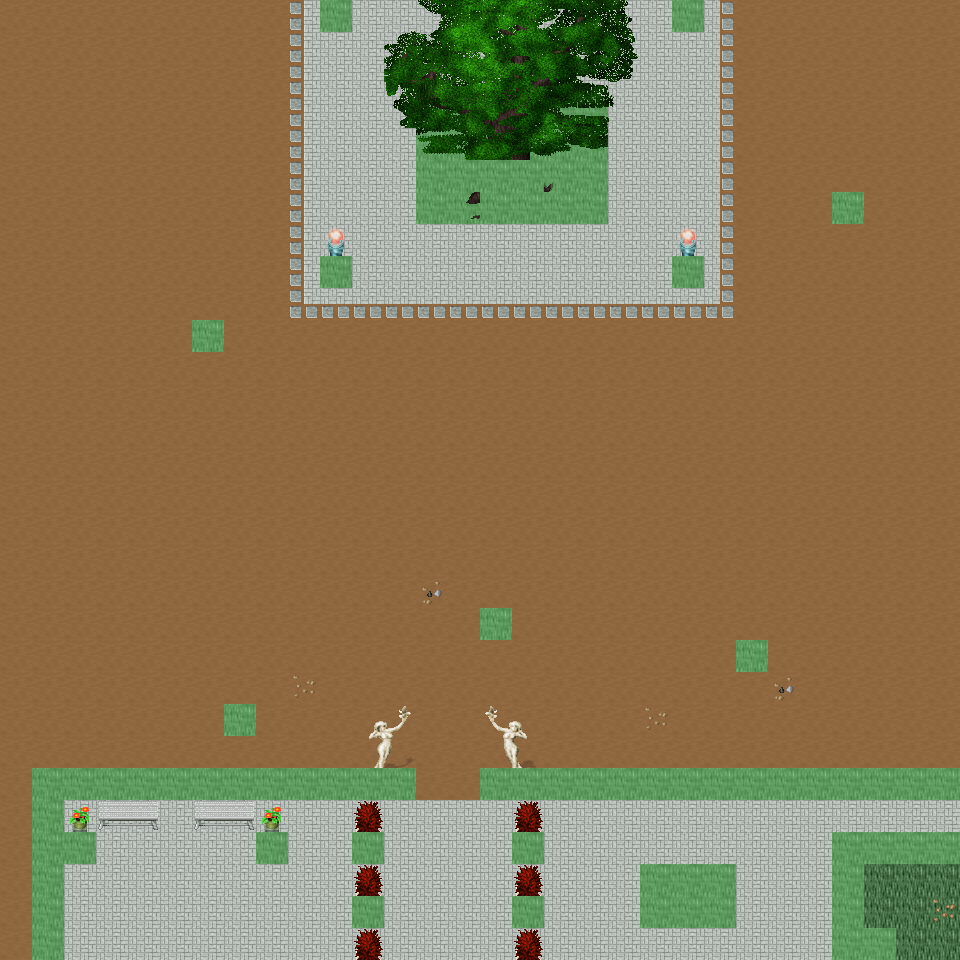

Rendered tile map (Tiled .tmx) drawn with the repository's tilesets; below, a short description and the map source with its tile grids summarised:
An orthogonal 30x30 tile map with 32x32 px tiles, 6 tile layers (Ground, Object, Object2, Above, ...), 37 tilesets and 9 objects (9x mapExit).

<map version="1.0" orientation="orthogonal" renderorder="right-down" width="30" height="30" tilewidth="32" tileheight="32" nextobjectid="10">
  <tileset firstgid="1" name="tileset_ground_ground" tilewidth="32" tileheight="32" tilecount="33" columns="3">
    <image source="../drawable/tileset_ground_ground.png" width="96" height="352" />
  </tileset>
  <tileset firstgid="34" name="tileset_ground_ridge_earth_dark" tilewidth="32" tileheight="32" tilecount="96" columns="12">
    <image source="../drawable/tileset_ground_ridge_earth_dark.png" width="384" height="256" />
  </tileset>
  <tileset firstgid="130" name="tileset_logic_collision" tilewidth="32" tileheight="32" tilecount="1" columns="1">
    <image source="../drawable/tileset_logic_collision.png" width="32" height="32" />
  </tileset>
  <tileset firstgid="131" name="tileset_logic_portal" tilewidth="32" tileheight="32" tilecount="24" columns="8">
    <image source="../drawable/tileset_logic_portal.png" width="256" height="96" />
  </tileset>
  <tileset firstgid="155" name="tileset_building_fence_fence_chunky" tilewidth="32" tileheight="32" tilecount="21" columns="3">
    <image source="../drawable/tileset_building_fence_fence_chunky.png" width="96" height="224" />
  </tileset>
  <tileset firstgid="176" name="tileset_item_statue_girl_with_bird" tilewidth="32" tileheight="32" tilecount="12" columns="4">
    <image source="../drawable/tileset_item_statue_girl_with_bird.png" width="128" height="96" />
  </tileset>
  <tileset firstgid="188" name="tileset_plant_bush_hosta" tilewidth="32" tileheight="32" tilecount="9" columns="3">
    <image source="../drawable/tileset_plant_bush_hosta.png" width="96" height="96" />
  </tileset>
  <tileset firstgid="197" name="tileset_logic_item_sheepfood" tilewidth="32" tileheight="32" tilecount="1" columns="1">
    <image source="../drawable/tileset_logic_item_sheepfood.png" width="32" height="32" />
  </tileset>
  <tileset firstgid="198" name="tileset_ground_rock_rocks_3" tilewidth="32" tileheight="32" tilecount="16" columns="4">
    <image source="../drawable/tileset_ground_rock_rocks_3.png" width="128" height="128" />
  </tileset>
  <tileset firstgid="214" name="tileset_item_statue_crystal_statues" tilewidth="32" tileheight="32" tilecount="12" columns="6">
    <image source="../drawable/tileset_item_statue_crystal_statues.png" width="192" height="64" />
  </tileset>
  <tileset firstgid="226" name="tileset_plant_tree_maple_tree" tilewidth="32" tileheight="32" tilecount="72" columns="8">
    <image source="../drawable/tileset_plant_tree_maple_tree.png" width="256" height="288" />
  </tileset>
  <tileset firstgid="298" name="tileset_plant_stump_small_stump" tilewidth="32" tileheight="32" tilecount="4" columns="2">
    <image source="../drawable/tileset_plant_stump_small_stump.png" width="64" height="64" />
  </tileset>
  <tileset firstgid="302" name="tileset_item_statue_plants_potted_stone" tilewidth="32" tileheight="32" tilecount="6" columns="3">
    <image source="../drawable/tileset_item_statue_plants_potted_stone.png" width="96" height="64" />
  </tileset>
  <tileset firstgid="308" name="tileset_logic_creature_sheep" tilewidth="32" tileheight="32" tilecount="1" columns="1">
    <image source="../drawable/tileset_logic_creature_sheep.png" width="32" height="32" />
  </tileset>
  <tileset firstgid="309" name="tileset_furniture_chair_bench_white" tilewidth="32" tileheight="32" tilecount="8" columns="2">
    <image source="../drawable/tileset_furniture_chair_bench_white.png" width="64" height="128" />
  </tileset>
  <tileset firstgid="317" name="tileset_furniture_sink_dark_side_on" tilewidth="32" tileheight="32" tilecount="6" columns="3">
    <image source="../drawable/tileset_furniture_sink_dark_side_on.png" width="96" height="64" />
  </tileset>
  <tileset firstgid="323" name="tileset_object_birds" tilewidth="32" tileheight="32" tilecount="4" columns="2">
    <image source="../drawable/tileset_object_birds.png" width="64" height="64" />
  </tileset>
  <tileset firstgid="327" name="tileset_logic_creature_animal" tilewidth="32" tileheight="32" tilecount="32" columns="8">
    <image source="../drawable/tileset_logic_creature_animal.png" width="256" height="128" />
  </tileset>
  <tileset firstgid="359" name="tileset_ground_earth_edges" tilewidth="32" tileheight="32" tilecount="18" columns="6">
    <image source="../drawable/tileset_ground_earth_edges.png" width="192" height="96" />
  </tileset>
  <tileset firstgid="377" name="tileset_ground_grass_corners" tilewidth="32" tileheight="32" tilecount="24" columns="6">
    <image source="../drawable/tileset_ground_grass_corners.png" width="192" height="128" />
  </tileset>
  <tileset firstgid="401" name="tileset_building_stairs_stairs_grey" tilewidth="32" tileheight="32" tilecount="6" columns="3">
    <image source="../drawable/tileset_building_stairs_stairs_grey.png" width="96" height="64" />
  </tileset>
  <tileset firstgid="407" name="tileset_logic_creature_ent" tilewidth="32" tileheight="32" tilecount="4" columns="4">
    <image source="../drawable/tileset_logic_creature_ent.png" width="128" height="32" />
  </tileset>
  <tileset firstgid="411" name="tileset_plant_tree_pine_tree" tilewidth="32" tileheight="32" tilecount="20" columns="4">
    <image source="../drawable/tileset_plant_tree_pine_tree.png" width="128" height="160" />
  </tileset>
  <tileset firstgid="431" name="tileset_plant_tree_oak_tree" tilewidth="32" tileheight="32" tilecount="20" columns="4">
    <image source="../drawable/tileset_plant_tree_oak_tree.png" width="128" height="160" />
  </tileset>
  <tileset firstgid="451" name="tileset_plant_tree_chestnut_tree" tilewidth="32" tileheight="32" tilecount="20" columns="4">
    <image source="../drawable/tileset_plant_tree_chestnut_tree.png" width="128" height="160" />
  </tileset>
  <tileset firstgid="471" name="tileset_building_thatched_roof_cottage1" tilewidth="32" tileheight="32" tilecount="20" columns="4">
    <image source="../drawable/tileset_building_thatched_roof_cottage1.png" width="128" height="160" />
  </tileset>
  <tileset firstgid="491" name="tileset_building_thatched_roof_cottage2" tilewidth="32" tileheight="32" tilecount="20" columns="4">
    <image source="../drawable/tileset_building_thatched_roof_cottage2.png" width="128" height="160" />
  </tileset>
  <tileset firstgid="511" name="tileset_logic_item_vegetable" tilewidth="32" tileheight="32" tilecount="16" columns="8">
    <image source="../drawable/tileset_logic_item_vegetable.png" width="256" height="64" />
  </tileset>
  <tileset firstgid="527" name="tileset_object_well" tilewidth="32" tileheight="32" tilecount="4" columns="2">
    <image source="../drawable/tileset_object_well.png" width="64" height="64" />
  </tileset>
  <tileset firstgid="531" name="tileset_plant_flower_flower_bed_1" tilewidth="32" tileheight="32" tilecount="35" columns="7">
    <image source="../drawable/tileset_plant_flower_flower_bed_1.png" width="224" height="160" />
  </tileset>
  <tileset firstgid="566" name="tileset_plant_flower_small_flower_bed" tilewidth="32" tileheight="32" tilecount="12" columns="3">
    <image source="../drawable/tileset_plant_flower_small_flower_bed.png" width="96" height="128" />
  </tileset>
  <tileset firstgid="578" name="tileset_plant_flower_small_flower_bed_2" tilewidth="32" tileheight="32" tilecount="12" columns="3">
    <image source="../drawable/tileset_plant_flower_small_flower_bed_2.png" width="96" height="128" />
  </tileset>
  <tileset firstgid="590" name="tileset_plant_flower_foxgloves" tilewidth="32" tileheight="32" tilecount="4" columns="2">
    <image source="../drawable/tileset_plant_flower_foxgloves.png" width="64" height="64" />
  </tileset>
  <tileset firstgid="594" name="tileset_plant_flower_hothouse_flowers" tilewidth="32" tileheight="32" tilecount="72" columns="6">
    <image source="../drawable/tileset_plant_flower_hothouse_flowers.png" width="192" height="384" />
  </tileset>
  <tileset firstgid="666" name="tileset_plant_bush_bush_mult_colored" tilewidth="32" tileheight="32" tilecount="6" columns="3">
    <image source="../drawable/tileset_plant_bush_bush_mult_colored.png" width="96" height="64" />
  </tileset>
  <tileset firstgid="672" name="tileset_object_ents" tilewidth="32" tileheight="32" tilecount="50" columns="5">
    <image source="../drawable/tileset_object_ents.png" width="160" height="320" />
  </tileset>
  <tileset firstgid="722" name="tileset_ground_green_paving" tilewidth="32" tileheight="32" tilecount="18" columns="3">
    <image source="../drawable/tileset_ground_green_paving.png" width="96" height="192" />
  </tileset>
  <layer name="Ground" width="30" height="30">
    <data>[900 cells, 900 non-empty, 5 distinct tile ids]</data>
  </layer>
  <layer name="Object" width="30" height="30">
    <data>[900 cells, 98 non-empty, 37 distinct tile ids]</data>
  </layer>
  <layer name="Object2" width="30" height="30">
    <data>[900 cells, 26 non-empty, 15 distinct tile ids]</data>
  </layer>
  <layer name="Above" width="30" height="30">
    <data>[900 cells, 58 non-empty, 51 distinct tile ids]</data>
  </layer>
  <layer name="Above2" width="30" height="30">
    <data>[900 cells, 0 non-empty, 0 distinct tile ids]</data>
  </layer>
  <layer name="Walkable" width="30" height="30">
    <data>[900 cells, 67 non-empty, 1 distinct tile ids]</data>
  </layer>
  <objectgroup name="MapEvents">
    <object id="1" name="north" type="mapExit" x="0" y="0" width="320" height="32">
      <properties>
        <property name="map" value="level_0_x187_y10" />
        <property name="x" value="0" />
        <property name="y" value="28" />
      </properties>
    </object>
    <object id="2" name="north2" type="mapExit" x="352" y="0" width="320" height="32">
      <properties>
        <property name="map" value="level_0_x187_y10" />
        <property name="x" value="11" />
        <property name="y" value="28" />
      </properties>
    </object>
    <object id="3" name="north3" type="mapExit" x="704" y="0" width="256" height="32">
      <properties>
        <property name="map" value="level_0_x187_y10" />
        <property name="x" value="22" />
        <property name="y" value="28" />
      </properties>
    </object>
    <object id="4" name="south" type="mapExit" x="0" y="928" width="32" height="32">
      <properties>
        <property name="map" value="level_0_x187_y12" />
        <property name="x" value="0" />
        <property name="y" value="1" />
      </properties>
    </object>
    <object id="5" name="south2" type="mapExit" x="64" y="928" width="768" height="32">
      <properties>
        <property name="map" value="level_0_x187_y12" />
        <property name="x" value="2" />
        <property name="y" value="1" />
      </properties>
    </object>
    <object id="6" name="south3" type="mapExit" x="896" y="928" width="64" height="32">
      <properties>
        <property name="map" value="level_0_x187_y12" />
        <property name="x" value="28" />
        <property name="y" value="1" />
      </properties>
    </object>
    <object id="7" name="east" type="mapExit" x="928" y="0" width="32" height="768">
      <properties>
        <property name="map" value="level_0_x188_y11" />
        <property name="x" value="1" />
        <property name="y" value="0" />
      </properties>
    </object>
    <object id="8" name="east2" type="mapExit" x="928" y="800" width="32" height="32">
      <properties>
        <property name="map" value="level_0_x188_y11" />
        <property name="x" value="1" />
        <property name="y" value="25" />
      </properties>
    </object>
    <object id="9" name="east3" type="mapExit" x="928" y="864" width="32" height="96">
      <properties>
        <property name="map" value="level_0_x188_y11" />
        <property name="x" value="1" />
        <property name="y" value="27" />
      </properties>
    </object>
  </objectgroup>
</map>
